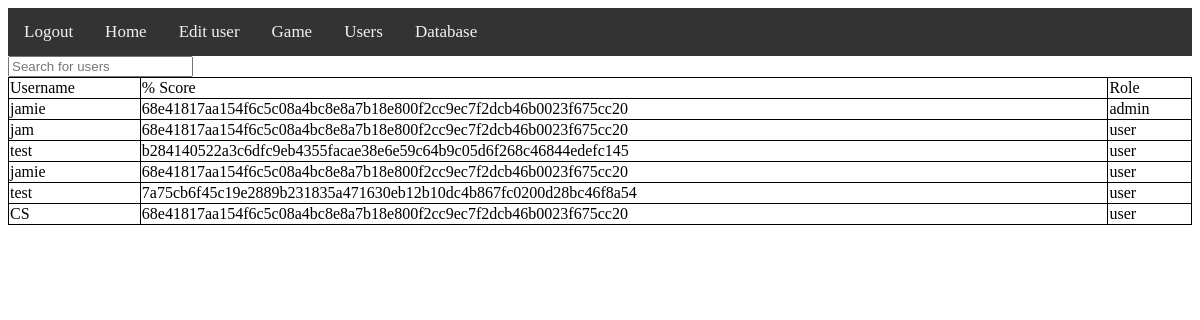
/database/list/ (signed in), run on the app's committed database.
### tables this page shows
CREATE TABLE users (username characters(100),password characters(100),role characters(100));

### database/database.py (the view)
@database_bp.route("/list/")
def database_list():
    if "username" not in session or "role" not in session:
        session["redirect"] = "database.database_list"
        return redirect(url_for("functions.login"))
    if session["role"] not in admin_roles: #if the user is not an admin
        flash("Need to be admin")
        return redirect(url_for("functions.home")) #send them to the home page
    return render_template("/database/list.html",users=users_db.read(), headings=users_db.columns())

### database_mod.py (called while the page is built)
    def read(self):
        self.c.execute(f"SELECT * FROM {self.table}")
        self.conn.commit()
        self.lines = self.c.fetchall()
        return self.lines

    def columns(self):
        self.c.execute(f"PRAGMA table_info({self.table})")
        self.conn.commit()
        self.columns_values = []
        for x in self.c.fetchall():
            self.columns_values.append(x[1])
        return self.columns_values

### database/templates/database/list.html (shortened to what this page needs)
{% extends "base.html" %}
{% block content %}
<input type="text" onkeyup="table_search()" id="search_box" placeholder="Search for users">
<table id="sort_table_id">
<tr>
    <td onclick="sort_alph(0)">Username</td>
    <td onclick="sort_alph(1)">% Score</td>
    <td onclick="sort_alph(2)">Role</td>
</tr>
{% for user in users %}
    <tr>
    {% for item in user %}
        <td>{{item}}</td>
    {% endfor %}
    </tr>
{% endfor %}
</table>
{% endblock %}

### static/styles/base.css (style rules this page uses)
table, td, th { border: 1px solid black; }
table { width: 100%; border-collapse: collapse; }

### data on the page
users: username "jamie", password "68e41817aa154f6c5c08a4bc8e8a7b18e800f2cc9ec7f2dcb46b0023f675cc20", role "admin"
users: username "jam", password "68e41817aa154f6c5c08a4bc8e8a7b18e800f2cc9ec7f2dcb46b0023f675cc20", role "user"
users: username "test", password "b284140522a3c6dfc9eb4355facae38e6e59c64b9c05d6f268c46844edefc145", role "user"
users: username "jamie", password "68e41817aa154f6c5c08a4bc8e8a7b18e800f2cc9ec7f2dcb46b0023f675cc20", role "user"
users: username "test", password "7a75cb6f45c19e2889b231835a471630eb12b10dc4b867fc0200d28bc46f8a54", role "user"
users: username "CS", password "68e41817aa154f6c5c08a4bc8e8a7b18e800f2cc9ec7f2dcb46b0023f675cc20", role "user"
